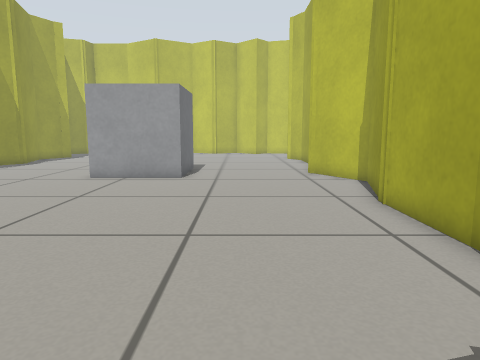
View 1 (above)

16 first-person views from a walk through a world built for the Gazebo simulator. The camera is 0.5 m above the floor, tilts 8° down and sees 70° across. The floor is counted in squares, 0.25 m on a side. Each view is taken from the middle of a square. On the plan, view 1 faces up. The plan holds only what a view shows up to about 18 squares ahead; the rest is blank.

View 2
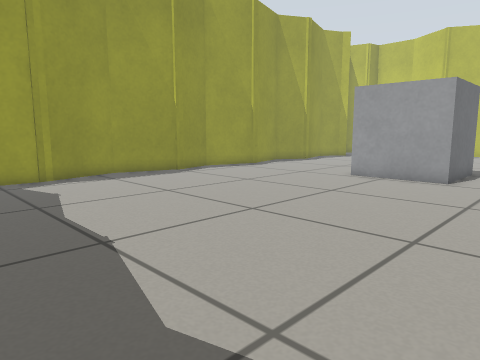

View 3
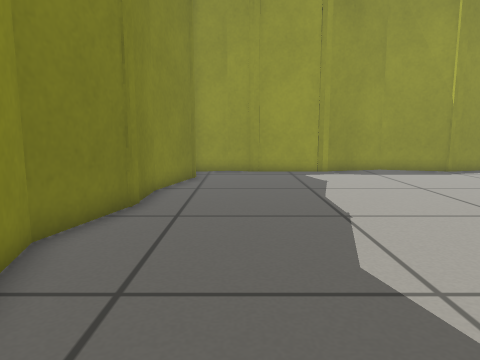

View 4
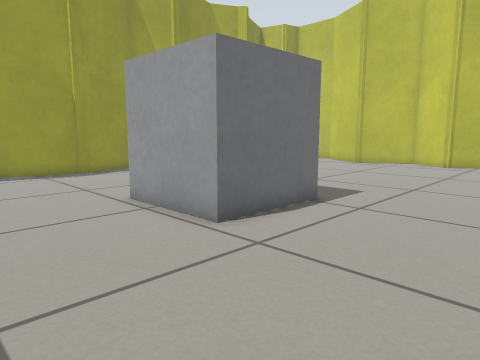

View 5
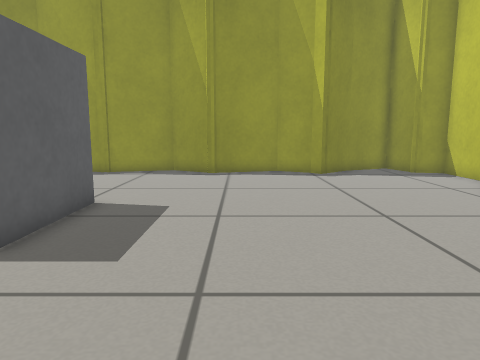

View 6
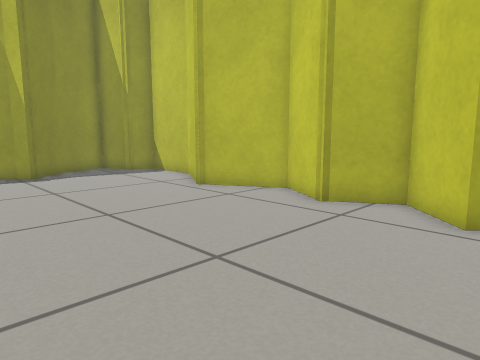

View 7
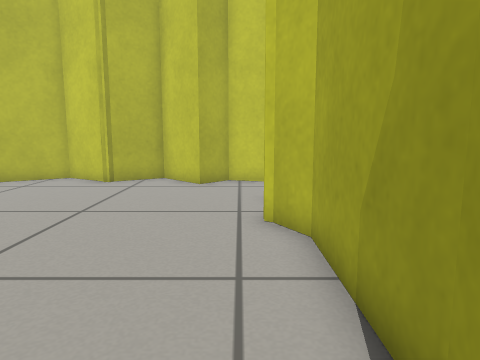

View 8
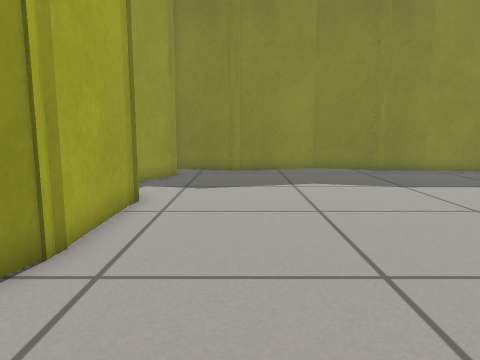

View 9
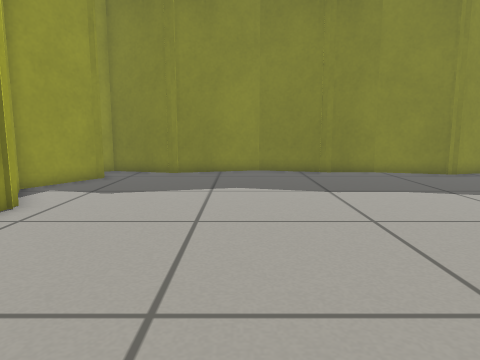

View 10
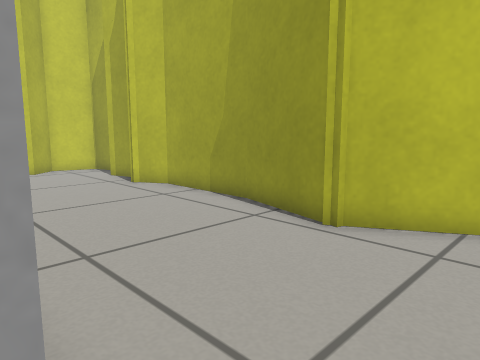

View 11
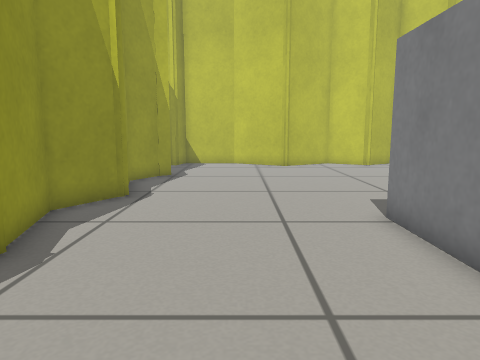

View 12
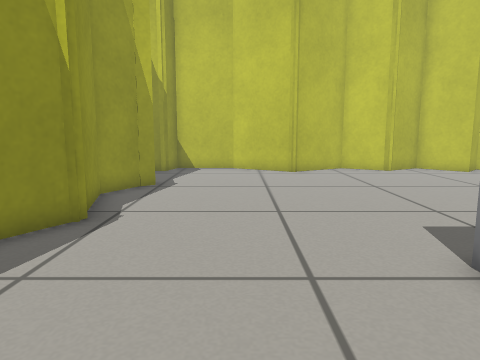

View 13
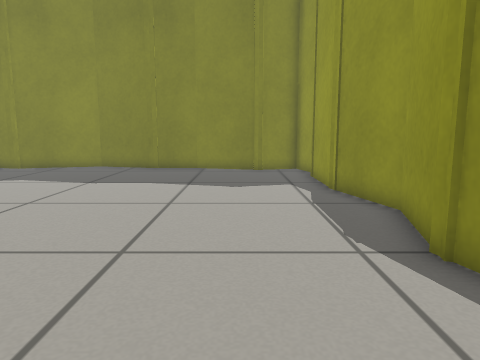

View 14
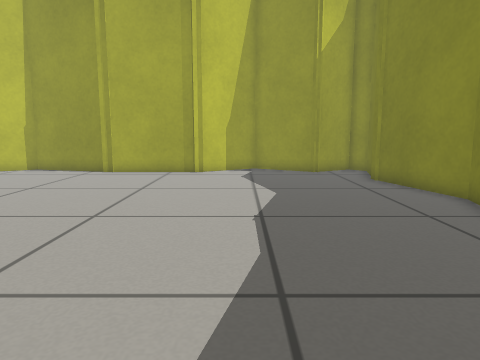

View 15
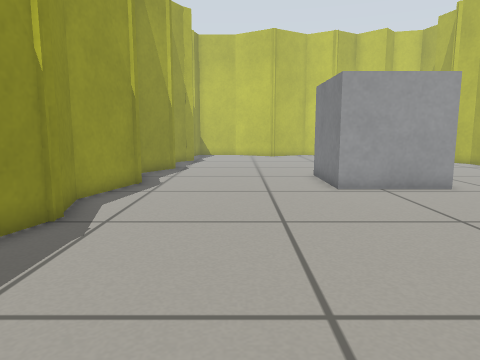

View 16
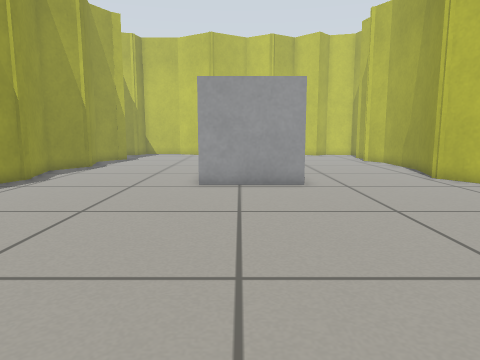

### Floor plan
Points are (right, up) in squares from view 1. A wall is a line through its corners. A room is listed if a view was taken in it or the views show most of it. See-through windows are left out.
Room 1 (views 1, 2, 3, 4, 5, 6, 7, 8, 9, 10, 11, 12, 13, 14, 15, 16)
walls: (3.4, 16.5) (4.4, 20.1); (-13.9, 16.6) (-14.8, 13) (-14.1, 10.4); (-14.2, 11) (-15.1, 7.4) (-14.2, 3.9); (3.9, 9.2) (5.2, 13.7) (3.3, 16.9); (4.4, 20) (4.4, 24.3) (3.6, 25.7); (4, 4.8) (4, 9.9); (-14.2, 4.5) (-14.2, 0.4); (4.3, 27.1) (3.9, 28.4); (-14.2, 1) (-14.6, -0.6) (-14.1, -2.6) (-11.7, -1.9); (-14.7, 28.7) (-13.2, 26.9) (-13.7, 26.4) (-14.5, 24.9) (-13.6, 21.6) (-14.8, 19.5) (-13.9, 16); (-6.6, -2.8) (-3, -3.8) (1.5, -2.6); (4.9, 30.3) (4.5, 31.6) (2.6, 32.1) (1.5, 31) (-0.3, 32.8) (-2.3, 31.6) (-4.4, 32.8) (-7.3, 31.1) (-10.4, 32.9) (-13.4, 32.9) (-13.8, 31.6) (-15.5, 31); (-8.7, -2.9) (-5.9, -2.9); (-12.2, -1.9) (-8.6, -2.9); (1, -2.6) (4.5, -3.5) (5.2, -2.8) (4, -0.8) (5.7, 2.2) (3.9, 5.3); (-15.5, 30.6) (-14.6, 28.5)
objects: grey box (-6, 15) to (-3, 19)

Positions as (right, up) in squares from view 1, and headings:
1: (0, 0), facing up
2: (1, 0), facing up-left
3: (3, 0), facing left
4: (3, 10), facing up-left
5: (3, 23), facing left
6: (3, 23), facing up-left
7: (3, 18), facing up
8: (1, 15), facing down
9: (-2, 14), facing down
10: (-3, 13), facing up-right
11: (-10, 11), facing up
12: (-10, 14), facing up
13: (-11, 16), facing down
14: (-13, 3), facing right
15: (-10, 3), facing up
16: (-5, 2), facing up
